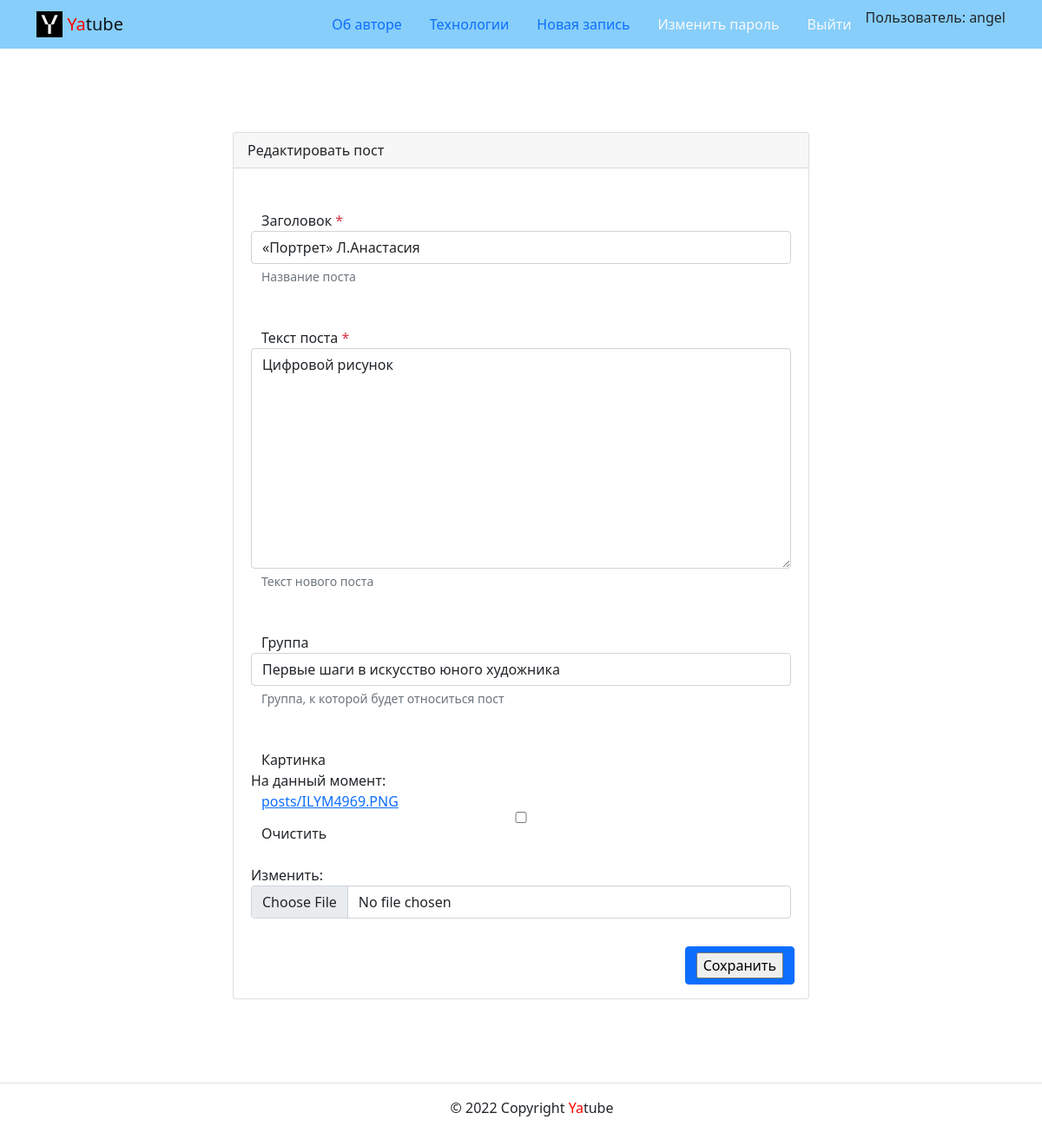
The page /posts/81/edit/ (signed in) on the database its author committed.
### posts/models.py (models this page shows, shortened)
class Post(models.Model):
    title = models.CharField(max_length=200,)
    text = models.TextField()
    pub_date = models.DateTimeField(
        'Дата публикации',
        auto_now_add=True,
        db_index=True
    )
    author = models.ForeignKey(
        User,
        on_delete=models.CASCADE,
        related_name='posts'
    )
    group = models.ForeignKey(
        'Group',
        on_delete=models.SET_NULL,
        blank=True,
        null=True,
        related_name='posts',
    )
    image = models.ImageField(
        'Картинка',
        upload_to='posts/',
        blank=True
    )
    class Meta:
        ordering = ['-pub_date']

### posts/views.py (the view)
# urls.py: path('posts/<int:post_id>/edit/', views.post_edit, name='post_edit'),
@login_required
def post_edit(request, post_id):
    post = get_object_or_404(Post, pk=post_id)
    if post.author != request.user:
        return redirect('posts:profile', username=post.author)
    form = PostForm(request.POST or None,
                    files=request.FILES or None,
                    instance=post
                    )
    if form.is_valid():
        form.save()
        return redirect('posts:post_detail', post_id=post_id)
    context = {
        'form': form,
        'is_edit': True,
        'post': post,
    }
    return render(request, 'posts/create_post.html', context)

### posts/forms.py
class PostForm(forms.ModelForm):
    class Meta:
        model = Post
        fields = ('title', 'text', 'group', 'image')
        labels = {'title': 'Заголовок',
                  'text': 'Текст поста',
                  'group': 'Группа',
                  }
        help_texts = {
            'title': 'Название поста',
            'text': 'Текст нового поста',
            'group': 'Группа, к которой будет относиться пост',
        }

### core/context_processors/year.py (called while the page is built)
def year(request):
    today = date.today()
    return {
        'year': today.year,
    }

### core/templatetags/user_filters.py (called while the page is built)
@register.filter
def addclass(field, css):
    return field.as_widget(attrs={'class': css})

### posts/models.py (called while the page is built)
    def __str__(self):
        return self.title

### templates/posts/create_post.html (shortened to what this page needs)
{% extends "base.html" %}
{% block content %}
{% load user_filters %}
    <div class="container py-5">
      <div class="row justify-content-center">
        <div class="col-md-8 p-5">
          <div class="card">
            <div class="card-header">
              {% if is_edit %}
                Редактировать пост
              {% else %}
                Новый пост
              {% endif %}
            </div>
            <div class="card-body">
              <form method="post" enctype="multipart/form-data"
                action="{% if is_edit %} {% url 'posts:post_edit' post.pk %} {% else %} {% url 'posts:post_create' %} {% endif %}">
                {% for field in form %}
                <div class="form-group row my-3 p-3">
                  <label for="{{ field.id_for_label }}">
                      {{ field.label }}
                      {% if field.field.required %}
                        <span class="required text-danger" >*</span>
                      {% endif %}
                  </label>
                    {{ field|addclass:"form-control" }}
                    {% if field.help_text %}
                      <small id="{{ field.id_for_label }}-help" class="form-text text-muted">
                      {{ field.help_text|safe }}
                      </small>
                    {% endif %}
                </div>
                {% endfor %}
                <div class="d-flex justify-content-end">
                  <button type="submit" class="btn btn-primary">
                  {% if is_edit %}
                    <input type="submit" value="Сохранить">
                  {% else %}
                    <input type="submit" value="Добавить">
                  {% endif %}
                  </button>
                </div>
              </form>
            </div>
          </div>
        </div>
      </div>
    </div>
{% endblock %}

### templates/includes/header.html (shortened to what this page needs)
{% load static %}
<nav class="navbar navbar-light" style="background-color: lightskyblue">
  <div class="container">
    <a class="navbar-brand" href="{% url 'posts:index' %}">
      <img src="{% static 'img/logo.png' %}" width="30" height="30" class="d-inline-block align-top" alt="">
      <span style="color:red">Ya</span>tube
    </a>
      {% with request.resolver_match.view_name as view_name %}
      <ul class="nav nav-pills">
        <li class="nav-item">
          <a class="nav-link
             "
             href="{% url 'about:author' %}">Об авторе</a>
        </li>
        <li class="nav-item">
          <a class="nav-link
             "
             href="{% url 'about:tech' %}">Технологии</a>
        </li>
        {% if user.is_authenticated %}
        <li class="nav-item">
          <a class="nav-link
             "
             href="{% url 'posts:post_create' %}">Новая запись</a>
        </li>
        <li class="nav-item">
          <a class="nav-link link-light
             "
             href="{% url 'users:password_change' %}">Изменить пароль</a>
        </li>
        <li class="nav-item">
          <a class="nav-link link-light
             "
             href="{% url 'users:logout' %}">Выйти</a>
        </li>
        <li>
          Пользователь: {{ user.username }}
        {% endif %}
      </ul>
      {% endwith %}
  </div>
</nav>

### rows shown on the page
Post: form "«Портрет» Л.Анастасия" "Цифровой рисунок" "Первые шаги в искусство юного художника"

### other values the page prints
{{ user.username }} "angel"
{{ field.label }} "Заголовок" "Текст поста" "Группа" "Картинка"
{{ field.help_text|safe }} "Название поста" "Текст нового поста" "Группа, к которой будет относиться пост"
